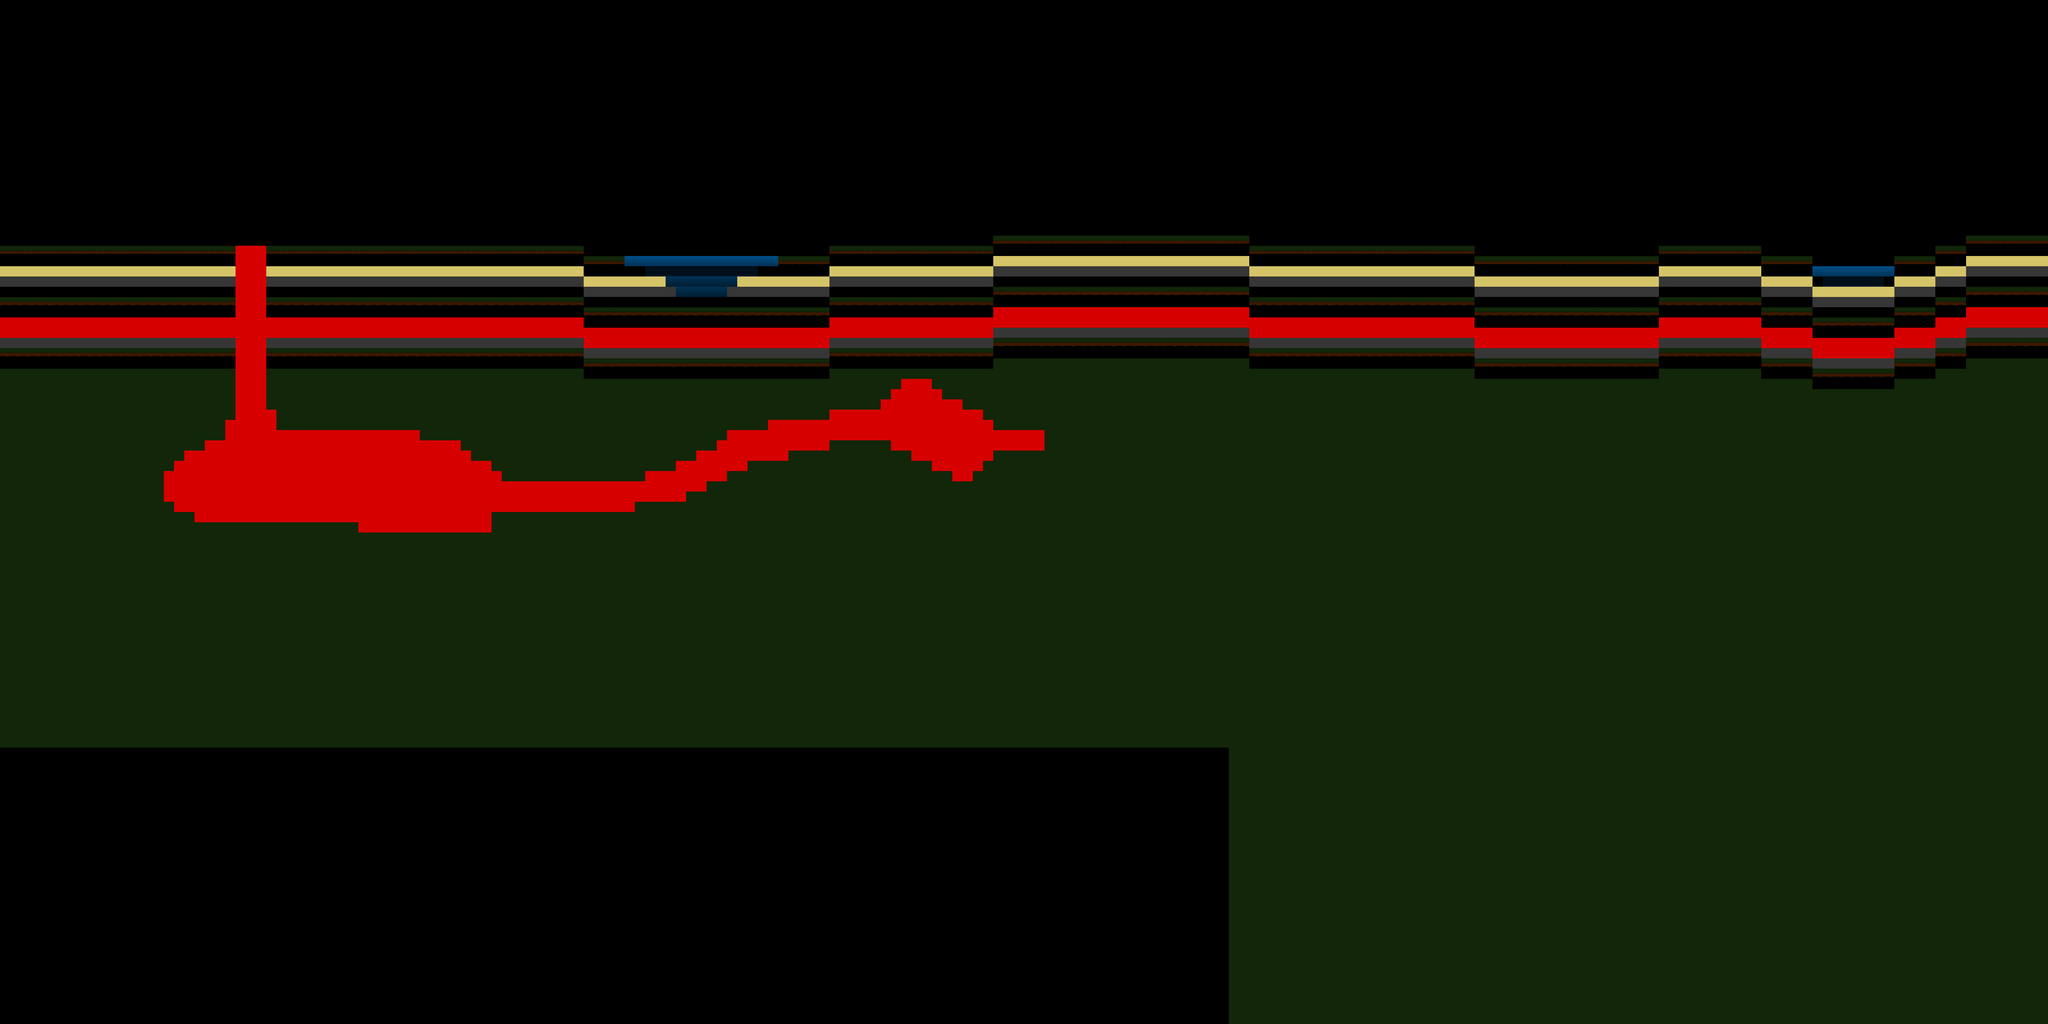

A 2D game scene composited from a Tiled map and its tileset images. What follows is a short description and the map's XML, with each tile layer's data collapsed to a summary:
An orthogonal 200x100 tile map with 32x32 px tiles, 1 tile layer (Tile Layer 1), 2 tilesets and 57 objects (51x platform, 5x ropeswing, player_start).

<map version="1.0" orientation="orthogonal" width="200" height="100" tilewidth="32" tileheight="32">
 <tileset firstgid="1" name="platformtile" tilewidth="32" tileheight="32">
  <image source="../graphics/platformtile.png" width="160" height="160" />
  <tile id="0">
   <properties>
    <property name="name" value="platform" />
   </properties>
  </tile>
 </tileset>
 <tileset firstgid="26" name="water" tilewidth="32" tileheight="32">
  <image source="../graphics/water.png" width="64" height="64" />
  <tile id="0">
   <properties>
    <property name="name" value="water" />
   </properties>
  </tile>
 </tileset>
 <objectgroup name="Object Layer 1" width="200" height="100">
  <object name="ropeswing" x="2016" y="0" width="32" height="768">
   <properties>
    <property name="name_" value="ropeswing" />
   </properties>
  </object>
  <object name="ropeswing" x="2304" y="0" width="32" height="704">
   <properties>
    <property name="name_" value="ropeswing" />
   </properties>
  </object>
  <object name="ropeswing" type="ropeswing" x="768" y="0" width="32" height="736">
   <properties>
    <property name="name_" value="ropeswing" />
   </properties>
  </object>
  <object name="ropeswing" x="3392" y="384" width="32" height="288">
   <properties>
    <property name="name_" value="ropeswing" />
   </properties>
  </object>
  <object name="platform" x="0" y="768" width="736" height="544">
   <properties>
    <property name="name_" value="platform" />
   </properties>
  </object>
  <object name="platform" x="0" y="768" width="736" height="544">
   <properties>
    <property name="name_" value="platform" />
   </properties>
  </object>
  <object name="platform" x="832" y="768" width="992" height="32">
   <properties>
    <property name="name_" value="platform" />
   </properties>
  </object>
  <object name="platform" x="2592" y="768" width="512" height="352">
   <properties>
    <property name="name_" value="platform" />
   </properties>
  </object>
  <object name="platform" x="2592" y="768" width="512" height="352">
   <properties>
    <property name="name_" value="platform" />
   </properties>
  </object>
  <object name="platform" x="3104" y="736" width="800" height="512">
   <properties>
    <property name="name_" value="platform" />
   </properties>
  </object>
  <object name="platform" x="2592" y="768" width="512" height="352">
   <properties>
    <property name="name_" value="platform" />
   </properties>
  </object>
  <object name="platform" x="3904" y="768" width="704" height="384">
   <properties>
    <property name="name_" value="platform" />
   </properties>
  </object>
  <object name="platform" x="2592" y="768" width="512" height="352">
   <properties>
    <property name="name_" value="platform" />
   </properties>
  </object>
  <object name="platform" x="4608" y="800" width="576" height="384">
   <properties>
    <property name="name_" value="platform" />
   </properties>
  </object>
  <object name="platform" x="3104" y="736" width="800" height="512">
   <properties>
    <property name="name_" value="platform" />
   </properties>
  </object>
  <object name="platform" x="5184" y="768" width="320" height="352">
   <properties>
    <property name="name_" value="platform" />
   </properties>
  </object>
  <object name="platform" x="5504" y="896" width="896" height="320">
   <properties>
    <property name="name_" value="platform" />
   </properties>
  </object>
  <object name="platform" x="5184" y="768" width="320" height="352">
   <properties>
    <property name="name_" value="platform" />
   </properties>
  </object>
  <object name="platform" x="608" y="1632" width="512" height="192">
   <properties>
    <property name="name_" value="platform" />
   </properties>
  </object>
  <object name="platform" x="1120" y="1664" width="416" height="192">
   <properties>
    <property name="name_" value="platform" />
   </properties>
  </object>
  <object name="platform" x="1120" y="1664" width="416" height="192">
   <properties>
    <property name="name_" value="platform" />
   </properties>
  </object>
  <object name="platform" x="1120" y="1664" width="416" height="192">
   <properties>
    <property name="name_" value="platform" />
   </properties>
  </object>
  <object name="platform" x="1536" y="1600" width="448" height="192">
   <properties>
    <property name="name_" value="platform" />
   </properties>
  </object>
  <object name="platform" x="1536" y="1600" width="448" height="192">
   <properties>
    <property name="name_" value="platform" />
   </properties>
  </object>
  <object name="platform" x="1984" y="1568" width="160" height="192">
   <properties>
    <property name="name_" value="platform" />
   </properties>
  </object>
  <object name="platform" x="2144" y="1536" width="64" height="96">
   <properties>
    <property name="name_" value="platform" />
   </properties>
  </object>
  <object name="platform" x="2208" y="1504" width="64" height="96">
   <properties>
    <property name="name_" value="platform" />
   </properties>
  </object>
  <object name="platform" x="2272" y="1472" width="64" height="96">
   <properties>
    <property name="name_" value="platform" />
   </properties>
  </object>
  <object name="platform" x="2336" y="1440" width="128" height="96">
   <properties>
    <property name="name_" value="platform" />
   </properties>
  </object>
  <object name="platform" x="2464" y="1408" width="128" height="96">
   <properties>
    <property name="name_" value="platform" />
   </properties>
  </object>
  <object name="platform" x="2592" y="1376" width="192" height="96">
   <properties>
    <property name="name_" value="platform" />
   </properties>
  </object>
  <object name="platform" x="2784" y="1408" width="64" height="96">
   <properties>
    <property name="name_" value="platform" />
   </properties>
  </object>
  <object name="platform" x="2848" y="1440" width="64" height="96">
   <properties>
    <property name="name_" value="platform" />
   </properties>
  </object>
  <object name="platform" x="2912" y="1472" width="64" height="96">
   <properties>
    <property name="name_" value="platform" />
   </properties>
  </object>
  <object name="platform" x="2976" y="1504" width="64" height="96">
   <properties>
    <property name="name_" value="platform" />
   </properties>
  </object>
  <object name="platform" x="3040" y="1472" width="32" height="96">
   <properties>
    <property name="name_" value="platform" />
   </properties>
  </object>
  <object name="platform" x="3072" y="1440" width="32" height="96">
   <properties>
    <property name="name_" value="platform" />
   </properties>
  </object>
  <object name="platform" x="3104" y="1408" width="160" height="96">
   <properties>
    <property name="name_" value="platform" />
   </properties>
  </object>
  <object name="platform" x="2112" y="928" width="160" height="96">
   <properties>
    <property name="name_" value="platform" />
   </properties>
  </object>
  <object name="platform" x="2304" y="864" width="64" height="96">
   <properties>
    <property name="name_" value="platform" />
   </properties>
  </object>
  <object name="platform" x="2368" y="832" width="64" height="96">
   <properties>
    <property name="name_" value="platform" />
   </properties>
  </object>
  <object name="platform" x="2016" y="864" width="64" height="96">
   <properties>
    <property name="name_" value="platform" />
   </properties>
  </object>
  <object name="platform" x="1952" y="832" width="64" height="96">
   <properties>
    <property name="name_" value="platform" />
   </properties>
  </object>
  </objectgroup>
 <layer name="Tile Layer 1" width="200" height="100" opacity="0.84">
  <data>[20000 cells, 11926 non-empty, 17 distinct tile ids]</data>
 </layer>
</map>
<!-- 14 of 57 objects omitted -->